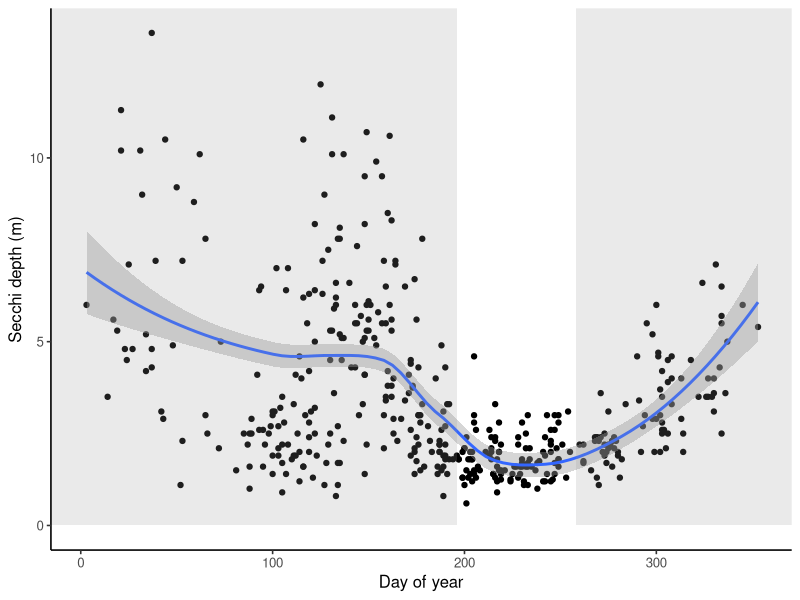
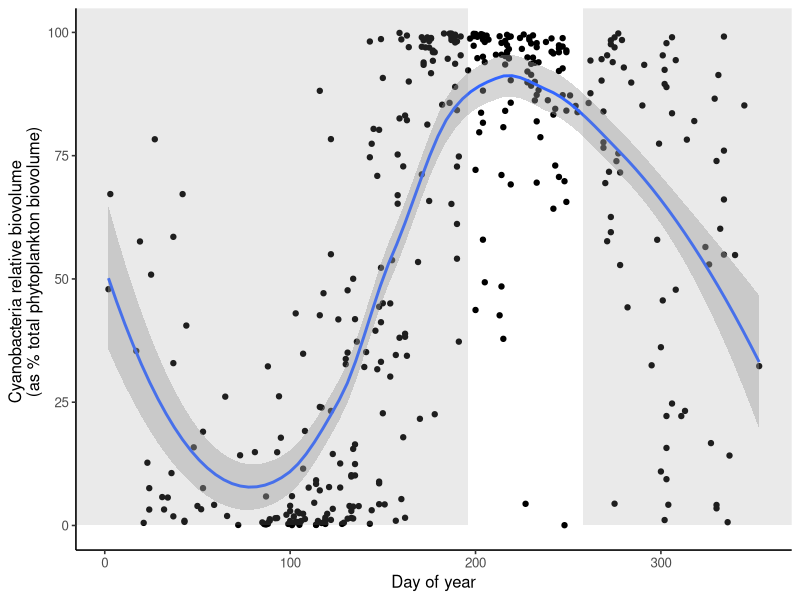

Here is the R script that generated these plots, in order: (Note: this script raises an error after producing the figures.)
## ---- chunk 1
library(ggplot2) #needed for plots
library(dplyr) #needed for reshaping/reformating data
## ---- chunk 2
phyto<-read.csv(file="Original_data/ntl88_v13_phytoplankton.csv", header=TRUE) #has the phytoplankton community dataset
## ---- chunk 3
Secchi<- read.csv(file="Original_data/ntl31_v9_secchi.csv") #has Secchi depth data
## ---- chunk 4
Me_cyanoRB<- phyto %>%
  mutate(sampledate=as.Date(sampledate, origin="1899-12-30")) %>% #tells R to format field as Datey
  filter(lakeid=="ME", #filter for Lake Mendota data
         depth_range=="0-8m", #filter for data from integrated samples 0 to 8m
         division=="Cyanophyta") %>% #filter for cyanobacteria data
  group_by(sampledate) %>% #group all observations by sample date
  summarize(cyano_relbiovol=sum(relative_total_biovolume), #add all observations of cyanobacteria biovolumes together for each sample date
            CD_cellsmL=sum(cells_per_ml)) %>% #adds all the cyanobacteria cells/mL together for each sample date
  filter(cyano_relbiovol<=100) #remove any invalid records (>100%  not valid entry)
## ---- chunk 5
Me_Secchi<- Secchi %>%
  mutate(sampledate=as.Date(sampledate, origin="1899-12-30"),#tells R to format field as Date
         SD_m=secnview) %>% #adds units to field
  filter(lakeid=="ME") %>% #filter for Lake Mendota data
  select(sampledate, SD_m) #select the fields needed
## ---- chunk 6
Figure2_data<- merge(Me_cyanoRB, Me_Secchi, by=c("sampledate"),
                       all =TRUE) #merges data frames and keeps all records 
Figure2_data<- Figure2_data %>%
  mutate(Yr=as.numeric(format(sampledate, "%Y")), #renames field
         daynum=as.numeric(format(sampledate, "%j"))) #adds field with day
## ---- chunk 7
a<- ggplot(data=Figure2_data, aes(x=daynum, y=SD_m)) + #plots SD across day
  geom_point() + #plots observations as points
  theme_classic(base_size=12) +
  geom_smooth() + #adds regression curve
  labs(x="Day of year", y="Secchi depth (m)") +
  annotate('rect', fill='gray60', alpha=.2, #creates a shadow box 
           xmin=-Inf, xmax=196, ymin=0, ymax=Inf) +#shadow box highlights CyanoHAB season
  annotate('rect', fill='gray60', alpha=.2, #creates a shadow box 
           xmin=258, xmax=Inf, ymin=0, ymax=Inf)  #shadow box highlights CyanoHAB season
b <- ggplot(data=Figure2_data, aes(x=daynum, y=cyano_relbiovol)) + #plots cyano RB across day
  geom_point() + #plots observations as points
  theme_classic(base_size=12) +
  geom_smooth() + #adds regression curve
  labs(x="Day of year", 
       y="Cyanobacteria relative biovolume 
       (as % total phytoplankton biovolume)") +
  annotate('rect', fill='gray60', alpha=.2, #creates a shadow box 
           xmin=-Inf, xmax=196, ymin=0, ymax=Inf) +#shadow box highlights CyanoHAB season
  annotate('rect', fill='gray60', alpha=.2, #creates a shadow box 
           xmin=258, xmax=Inf, ymin=0, ymax=Inf)  #shadow box highlights CyanoHAB season
fig2<- a / b #plot a over plot b
fig2 #print out plot
ggsave("Products/Figure2_color.png") #saves plot to Products folder
write.csv(Figure2_data, file="Products/Figure2_data.csv")
